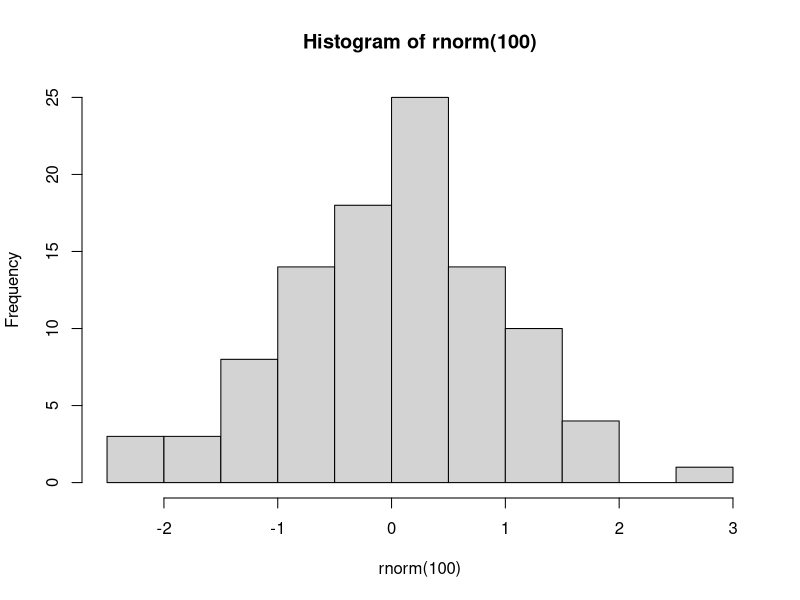
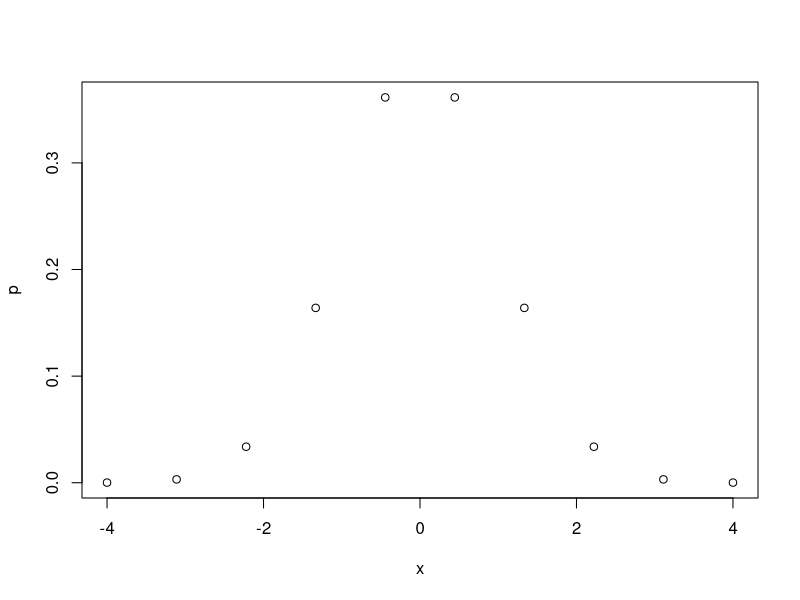
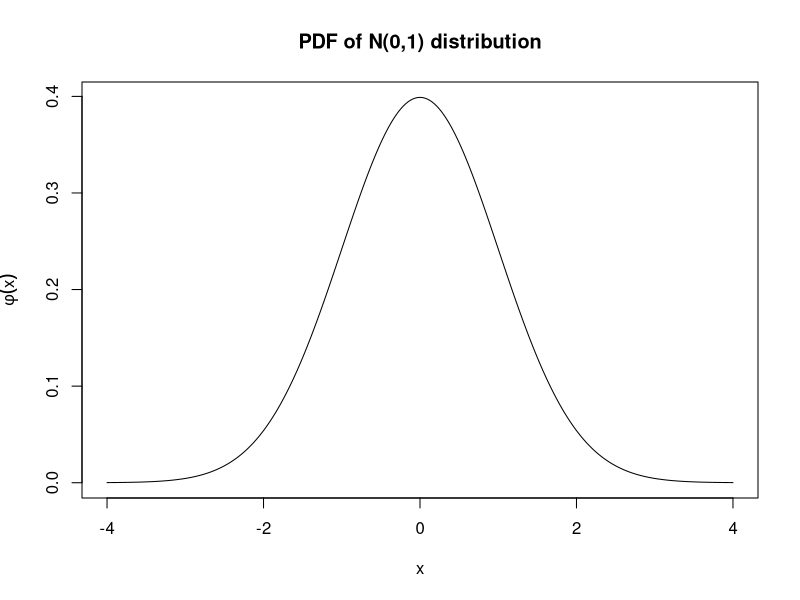
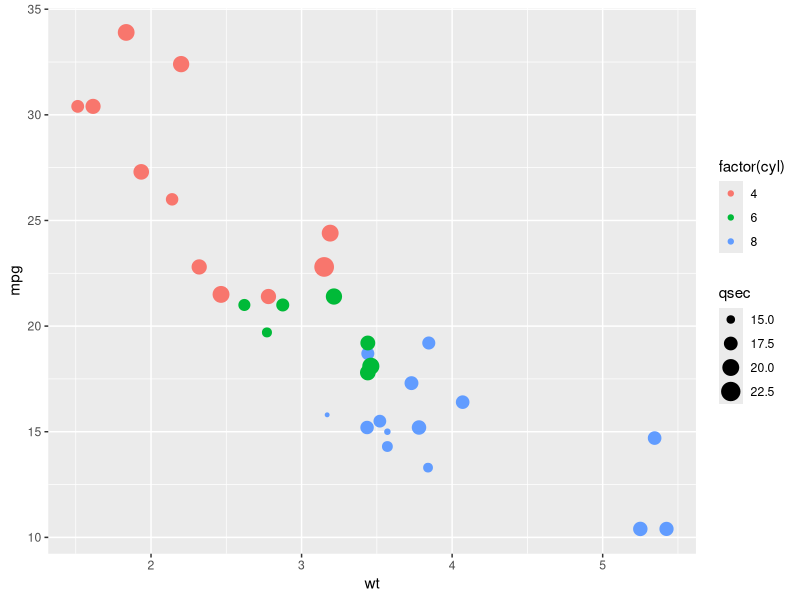

Recreate these plots in R, in order.
## ---- chunk 1
knitr::opts_chunk$set(echo = TRUE,
                      prompt = FALSE,
                      tidy = TRUE,
                      collapse = TRUE)
library("tidyverse")
## ---- chunk 2
print("Hello world!")
## ---- chunk 3
# This is a comment. R ignores everything in a line after the "#"
4+5
## ---- chunk 4
sqrt(4+5)
## ---- chunk 5
# This expression has a side effect
# It causes R to plot a histogram of 100 N(0,1) random numbers
hist(rnorm(100))
## ---- chunk 6
# This will cause the variable x to take on the value 2
x <- 2
# We can then use x in any expression
y <- x + 1
print(y)
# We can change the value of x at any time
x <- 0
# But this will not change the result of any previous calculations
print(y)
## ---- chunk 7
x <- 5
print(x) 
x
## ---- chunk 8
fruits <- c("Avocado", "Banana", "Cantaloupe")
print(fruits)
## ---- chunk 9
# REP repeats something (like Excel's Fill tool)
ones <- rep(1, times = 10)
print(ones)
# SEQ creates a sequence (like Excel's Series tool)
evens <- seq(from = 2, to = 20, by = 2)
print(evens)
# You can also create a sequence with the : operator:
print(1:10)
## ---- chunk 10
# This command subtracts 1 from every element in evens
odds <- evens - ones
print(odds)
# This command does the same
odds <- evens - 1
print(odds)
## ---- chunk 11
# You can give a single index
# evens[2] is the 2nd element in evens
x <- evens[2]
print(x)
# You can give a vector of indices
# evens[c(2,5)] is a vector containing the 2nd and 5th element in evens 
x <- evens[ c(2, 5) ]
print(x)
# You can give a range of indices
# evens[2:5] is a vector containing the 2nd, 3rd, 4th and 5th element in evens 
x <- evens[2:5]
print(x)
## ---- chunk 12
print(evens)
# This creates a vector of the same length as evens, that contains TRUE
# for all values less than 10, and FALSE for all other values
lessthan10 <- (evens < 10)
print(lessthan10)
# This creates a vector that includes only those elements of evens
# for which forexample is TRUE
x <- evens[lessthan10]
print(x)
# This is a quicker way of accomplishing the same result
x <- evens[evens < 10]
print(x)
## ---- chunk 13
x <- evens
print(x)
# This assigns the number 1000 to the 2nd element in x
x[2] <- 1000
print(x)
## ---- chunk 14
everything <- list(fruits, evens, odds)
print(everything)
## ---- chunk 15
everything <- list(fruits=fruits,
                   evens=evens,
                   odds=odds)
print(everything)
## ---- chunk 16
print( everything[[2]] )
## ---- chunk 17
print( everything[["evens"]] )
print( everything$fruits )
## ---- chunk 18
# There is no element in everything called "allnumbers" 
everything$allnumbers <- c(evens, odds)
# But now there is...
print(everything)
## ---- chunk 19
print(attributes(fruits))
print(attributes(evens))
print(attributes(everything))
## ---- chunk 20
   y <- print("Hello world")
   print(y)
## ---- chunk 21
# These two statements are equivalent
2 + 2
sum(2, 2)
## ---- chunk 22
# Basic arithmetic operators
2 + 3
2 - 3
2 * 3
2 / 3
2 ^ 3
# Comparison operators
2 < 3
2 == 3
2 > 3
# Logical operators
2 == 3 & 2 < 3 # this is logical AND
2 == 3 | 2 < 3 # this is logical OR
## ---- chunk 23
# These two statements are equivalent:
x <- 2
assign(y, 2)
print(x)
print(y)
# The assign function returns its own value, so you can do this:
x <- y <- 3
print(x)
print(y)
## ---- chunk 24
   # ? seq
## ---- chunk 25
   x <- seq(from=-4,to=4,length.out=10)
   print(x)
## ---- chunk 26
   p <- dnorm(x)
   print(p)
## ---- chunk 27
   plot(x,p)
## ---- chunk 28
x <- seq(from = -4, to = 4, length.out = 1000)
p <- dnorm(x)
plot(x, p, 
     type = "l", 
     ylab = expression(phi(x)),
     main = "PDF of N(0,1) distribution")
## ---- chunk 29
   data("mtcars")  # load data
   ggplot(mtcars, aes(wt, mpg)) + geom_point(aes(colour=factor(cyl), size = qsec))
